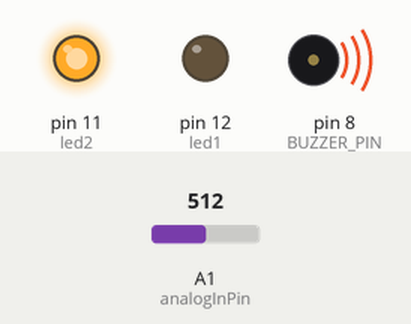
Recording of a sketch running on a simulated Arduino Uno, built with avr-gcc and run on an emulated ATmega328P. Shown: output pins drawn as LEDs (lit = HIGH), buzzer (waves = sounding). The test bench sets the inputs (shaded band); at power-on: A1 (analogInPin) = 512.

Above: at 1.44 s.
2.4 s: A1 (analogInPin) set to 122
At 2.75 s:
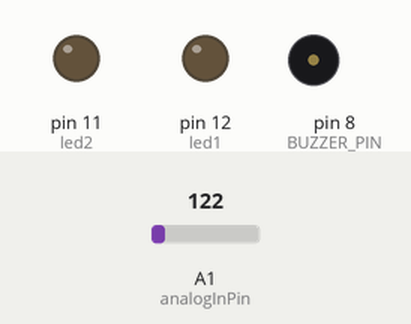
5.9 s: A1 (analogInPin) set to 0
At 9.59 s:
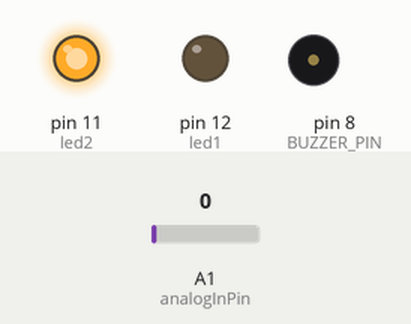
Timing chart, 0 to 15.4 s (numbered marks = the images above; inputs shaded):
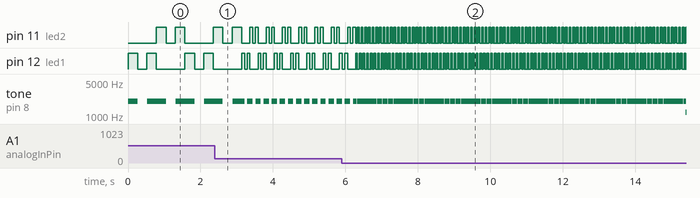

The sketch:

disco_strobe_light_with_buzzer.ino
```cpp
/*
  ==================================================================
  PROJECT: Variable Strobe Light & Synchronized Audio Alarm
  ==================================================================

  WHAT THIS CODE DOES:
  This sketch creates a dual-LED strobe flashing sequence (Pin 12
  and Pin 11) accompanied by an active buzzer beep. An analog
  potentiometer is used to dynamically adjust the flashing speed
  and audio tempo in real time.

  HOW IT WORKS:
  1. The Arduino reads the position of the potentiometer (0 to 1023)
     on Analog Pin A1.
  2. The map() function translates that raw value into a timing delay
     ranging from 10 ms (rapid strobe) to 500 ms (slow pulse).
  3. The code alternates triggering Pin 12 and Pin 11 while toggling
     Pin 10 HIGH and LOW so the buzzer clicks/beeps in exact sync
     with the visual flash.

  PIN CONFIGURATION:
  - Potentiometer Signal -> Analog Pin A1
  - Strobe LED 1         -> Digital Pin 12
  - Strobe LED 2         -> Digital Pin 11
  - Active Buzzer (+)    -> Digital Pin 8
  ==================================================================
*/


const int analogInPin = A1; // Analog input pin connected to the
const int BUZZER_PIN = 8;
//set up the variable for your LEDs
int led1=12;
int led2=11;
// potentiometer
int sensorValue = 0;
// Value read from the potentiometer
int timer = 0;
// Delay value
// Set digital pins 12 and 11 as outputs
void setup() {
pinMode(led1, OUTPUT);
pinMode(led2, OUTPUT);
pinMode(BUZZER_PIN, OUTPUT);
}
// --- HERE IS MY CUSTOM SIREN FUNCTION ---
void playSiren(){
  //quickly raise frequency (pitch) of the buzzer from 400Hz to 1000Hz
      for(int hz =400; hz <= 2000; hz+=400){
        tone(BUZZER_PIN, hz );
        delay(2);
      }


}
// Start a loop to turn LEDs on and off with a delay in between
void loop() {
  sensorValue = analogRead(analogInPin); // Read value from the
                                         // potentiometer
  timer = map(sensorValue, 0, 1023, 10, 500); // Delay 10 to 500 ms
digitalWrite(led1, HIGH);
playSiren(); // Buzzer ON with LED 12
  delay(timer);

  digitalWrite(led1, LOW);
 noTone(BUZZER_PIN);  // Buzzer OFF
  delay(timer);

  digitalWrite(led1, HIGH);
playSiren();  // Buzzer ON with LED 12
  delay(timer);

  digitalWrite(led1, LOW);
noTone(BUZZER_PIN);   // Buzzer OFF

// --- LED 11 ON + SIREN ---
  digitalWrite(led2, HIGH);
  playSiren();  // Buzzer ON with LED 11
  delay(timer);

  digitalWrite(led2, LOW);
   noTone(BUZZER_PIN); // Buzzer OFF
  delay(timer);

  digitalWrite(led2, HIGH);
  playSiren();  // Buzzer ON with LED 11
  delay(timer);

  digitalWrite(led2, LOW);
noTone(BUZZER_PIN);
}
```

Measured:
- by itself, pin 11 (led2): moves between LOW and HIGH, repeating every 2.3 s
- by itself, tone on pin 8 (BUZZER_PIN): plays 2000 Hz for 0.15 s, 2000 Hz for 0.09 s, 2000 Hz for 0.03 s, 2000 Hz for 0.03 s, 2000 Hz for 0.03 s, 2000 Hz for 0.03 s … (184 notes in this stretch)
